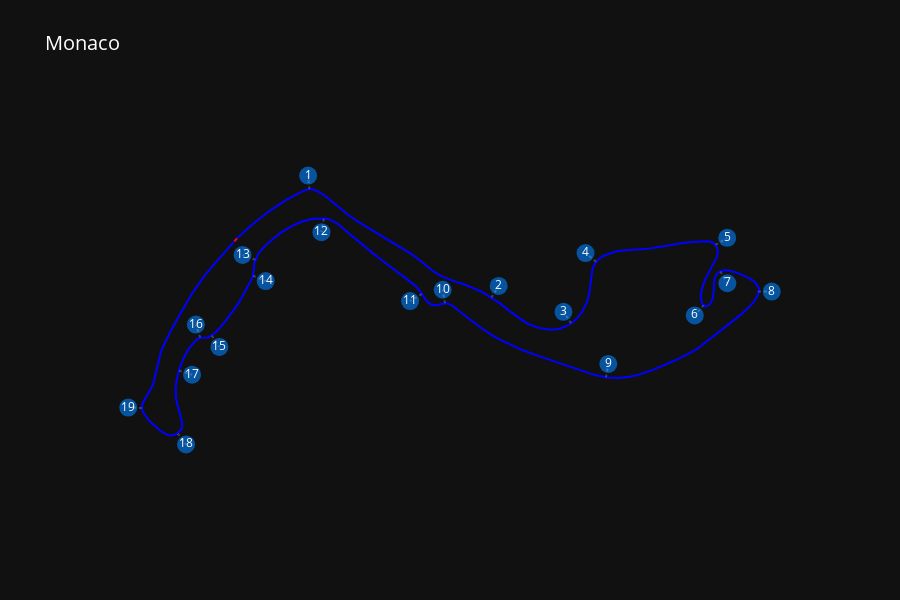

Source (notebook cell):
### Markdown cell above
## 3.3 Track map

### Code cell
draw_track(session)

### Figure 1 — Plotly figure (JSON) as saved in the notebook; plotly's stock layout.template omitted (floating-point values rounded to 4 significant figures; data arrays with more than 128 entries replaced by an {"elided": "..."} marker saying what was removed)
{"data": [{"line": {"color": "blue"}, "mode": "lines", "name": "Track", "type": "scatter", "x": {"elided": "295 float values"}, "y": {"elided": "295 float values"}}, {"line": {"color": "red"}, "mode": "lines", "name": "Finish Line", "type": "scatter", "x": [-9927.0, -9878.0], "y": [929.8, 985.0]}, {"marker": {"color": "rgba(0, 128, 255, 0.6)", "size": 18}, "mode": "markers", "name": "Corner 1", "type": "scatter", "x": [-8580.0], "y": [2131.0]}, {"line": {"color": "rgba(255, 255, 255, 0.2)", "dash": "dot"}, "mode": "lines", "showlegend": false, "type": "scatter", "x": [-8557.0, -8580.0], "y": [1882.0, 2131.0]}, {"mode": "text", "showlegend": false, "text": ["1"], "textfont": {"color": "white", "size": 12}, "type": "scatter", "x": [-8580.0], "y": [2131.0]}, {"marker": {"color": "rgba(0, 128, 255, 0.6)", "size": 18}, "mode": "markers", "name": "Corner 2", "type": "scatter", "x": [-5103.0], "y": [116.7]}, {"line": {"color": "rgba(255, 255, 255, 0.2)", "dash": "dot"}, "mode": "lines", "showlegend": false, "type": "scatter", "x": [-5235.0, -5103.0], "y": [-95.32, 116.7]}, {"mode": "text", "showlegend": false, "text": ["2"], "textfont": {"color": "white", "size": 12}, "type": "scatter", "x": [-5103.0], "y": [116.7]}, {"marker": {"color": "rgba(0, 128, 255, 0.6)", "size": 18}, "mode": "markers", "name": "Corner 3", "type": "scatter", "x": [-3921.0], "y": [-355.7]}, {"line": {"color": "rgba(255, 255, 255, 0.2)", "dash": "dot"}, "mode": "lines", "showlegend": false, "type": "scatter", "x": [-3781.0, -3921.0], "y": [-563.0, -355.7]}, {"mode": "text", "showlegend": false, "text": ["3"], "textfont": {"color": "white", "size": 12}, "type": "scatter", "x": [-3921.0], "y": [-355.7]}, {"marker": {"color": "rgba(0, 128, 255, 0.6)", "size": 18}, "mode": "markers", "name": "Corner 4", "type": "scatter", "x": [-3517.0], "y": [716.6]}, {"line": {"color": "rgba(255, 255, 255, 0.2)", "dash": "dot"}, "mode": "lines", "showlegend": false, "type": "scatter", "x": [-3324.0, -3517.0], "y": [557.9, 716.6]}, {"mode": "text", "showlegend": false, "text": ["4"], "textfont": {"color": "white", "size": 12}, "type": "scatter", "x": [-3517.0], "y": [716.6]}, {"marker": {"color": "rgba(0, 128, 255, 0.6)", "size": 18}, "mode": "markers", "name": "Corner 5", "type": "scatter", "x": [-931.7], "y": [995.2]}, {"line": {"color": "rgba(255, 255, 255, 0.2)", "dash": "dot"}, "mode": "lines", "showlegend": false, "type": "scatter", "x": [-1146.0, -931.7], "y": [865.7, 995.2]}, {"mode": "text", "showlegend": false, "text": ["5"], "textfont": {"color": "white", "size": 12}, "type": "scatter", "x": [-931.7], "y": [995.2]}, {"marker": {"color": "rgba(0, 128, 255, 0.6)", "size": 18}, "mode": "markers", "name": "Corner 6", "type": "scatter", "x": [-1524.0], "y": [-422.3]}, {"line": {"color": "rgba(255, 255, 255, 0.2)", "dash": "dot"}, "mode": "lines", "showlegend": false, "type": "scatter", "x": [-1361.0, -1524.0], "y": [-233.2, -422.3]}, {"mode": "text", "showlegend": false, "text": ["6"], "textfont": {"color": "white", "size": 12}, "type": "scatter", "x": [-1524.0], "y": [-422.3]}, {"marker": {"color": "rgba(0, 128, 255, 0.6)", "size": 18}, "mode": "markers", "name": "Corner 7", "type": "scatter", "x": [-929.7], "y": [166.0]}, {"line": {"color": "rgba(255, 255, 255, 0.2)", "dash": "dot"}, "mode": "lines", "showlegend": false, "type": "scatter", "x": [-1057.0, -929.7], "y": [381.3, 166.0]}, {"mode": "text", "showlegend": false, "text": ["7"], "textfont": {"color": "white", "size": 12}, "type": "scatter", "x": [-929.7], "y": [166.0]}, {"marker": {"color": "rgba(0, 128, 255, 0.6)", "size": 18}, "mode": "markers", "name": "Corner 8", "type": "scatter", "x": [-119.3], "y": [13.37]}, {"line": {"color": "rgba(255, 255, 255, 0.2)", "dash": "dot"}, "mode": "lines", "showlegend": false, "type": "scatter", "x": [-369.3, -119.3], "y": [14.25, 13.37]}, {"mode": "text", "showlegend": false, "text": ["8"], "textfont": {"color": "white", "size": 12}, "type": "scatter", "x": [-119.3], "y": [13.37]}, {"marker": {"color": "rgba(0, 128, 255, 0.6)", "size": 18}, "mode": "markers", "name": "Corner 9", "type": "scatter", "x": [-3102.0], "y": [-1306.0]}, {"line": {"color": "rgba(255, 255, 255, 0.2)", "dash": "dot"}, "mode": "lines", "showlegend": false, "type": "scatter", "x": [-3145.0, -3102.0], "y": [-1553.0, -1306.0]}, {"mode": "text", "showlegend": false, "text": ["9"], "textfont": {"color": "white", "size": 12}, "type": "scatter", "x": [-3102.0], "y": [-1306.0]}, {"marker": {"color": "rgba(0, 128, 255, 0.6)", "size": 18}, "mode": "markers", "name": "Corner 10", "type": "scatter", "x": [-6125.0], "y": [47.19]}, {"line": {"color": "rgba(255, 255, 255, 0.2)", "dash": "dot"}, "mode": "lines", "showlegend": false, "type": "scatter", "x": [-6082.0, -6125.0], "y": [-199.1, 47.19]}, {"mode": "text", "showlegend": false, "text": ["10"], "textfont": {"color": "white", "size": 12}, "type": "scatter", "x": [-6125.0], "y": [47.19]}, {"marker": {"color": "rgba(0, 128, 255, 0.6)", "size": 18}, "mode": "markers", "name": "Corner 11", "type": "scatter", "x": [-6720.0], "y": [-159.8]}, {"line": {"color": "rgba(255, 255, 255, 0.2)", "dash": "dot"}, "mode": "lines", "showlegend": false, "type": "scatter", "x": [-6506.0, -6720.0], "y": [-29.99, -159.8]}, {"mode": "text", "showlegend": false, "text": ["11"], "textfont": {"color": "white", "size": 12}, "type": "scatter", "x": [-6720.0], "y": [-159.8]}, {"marker": {"color": "rgba(0, 128, 255, 0.6)", "size": 18}, "mode": "markers", "name": "Corner 12", "type": "scatter", "x": [-8337.0], "y": [1097.0]}, {"line": {"color": "rgba(255, 255, 255, 0.2)", "dash": "dot"}, "mode": "lines", "showlegend": false, "type": "scatter", "x": [-8294.0, -8337.0], "y": [1343.0, 1097.0]}, {"mode": "text", "showlegend": false, "text": ["12"], "textfont": {"color": "white", "size": 12}, "type": "scatter", "x": [-8337.0], "y": [1097.0]}, {"marker": {"color": "rgba(0, 128, 255, 0.6)", "size": 18}, "mode": "markers", "name": "Corner 13", "type": "scatter", "x": [-9777.0], "y": [682.9]}, {"line": {"color": "rgba(255, 255, 255, 0.2)", "dash": "dot"}, "mode": "lines", "showlegend": false, "type": "scatter", "x": [-9543.0, -9777.0], "y": [594.3, 682.9]}, {"mode": "text", "showlegend": false, "text": ["13"], "textfont": {"color": "white", "size": 12}, "type": "scatter", "x": [-9777.0], "y": [682.9]}, {"marker": {"color": "rgba(0, 128, 255, 0.6)", "size": 18}, "mode": "markers", "name": "Corner 14", "type": "scatter", "x": [-9355.0], "y": [204.9]}, {"line": {"color": "rgba(255, 255, 255, 0.2)", "dash": "dot"}, "mode": "lines", "showlegend": false, "type": "scatter", "x": [-9585.0, -9355.0], "y": [302.8, 204.9]}, {"mode": "text", "showlegend": false, "text": ["14"], "textfont": {"color": "white", "size": 12}, "type": "scatter", "x": [-9355.0], "y": [204.9]}, {"marker": {"color": "rgba(0, 128, 255, 0.6)", "size": 18}, "mode": "markers", "name": "Corner 15", "type": "scatter", "x": [-10200.0], "y": [-997.2]}, {"line": {"color": "rgba(255, 255, 255, 0.2)", "dash": "dot"}, "mode": "lines", "showlegend": false, "type": "scatter", "x": [-10340.0, -10200.0], "y": [-790.6, -997.2]}, {"mode": "text", "showlegend": false, "text": ["15"], "textfont": {"color": "white", "size": 12}, "type": "scatter", "x": [-10200.0], "y": [-997.2]}, {"marker": {"color": "rgba(0, 128, 255, 0.6)", "size": 18}, "mode": "markers", "name": "Corner 16", "type": "scatter", "x": [-10630.0], "y": [-588.8]}, {"line": {"color": "rgba(255, 255, 255, 0.2)", "dash": "dot"}, "mode": "lines", "showlegend": false, "type": "scatter", "x": [-10550.0, -10630.0], "y": [-825.4, -588.8]}, {"mode": "text", "showlegend": false, "text": ["16"], "textfont": {"color": "white", "size": 12}, "type": "scatter", "x": [-10630.0], "y": [-588.8]}, {"marker": {"color": "rgba(0, 128, 255, 0.6)", "size": 18}, "mode": "markers", "name": "Corner 17", "type": "scatter", "x": [-10700.0], "y": [-1503.0]}, {"line": {"color": "rgba(255, 255, 255, 0.2)", "dash": "dot"}, "mode": "lines", "showlegend": false, "type": "scatter", "x": [-10940.0, -10700.0], "y": [-1429.0, -1503.0]}, {"mode": "text", "showlegend": false, "text": ["17"], "textfont": {"color": "white", "size": 12}, "type": "scatter", "x": [-10700.0], "y": [-1503.0]}, {"marker": {"color": "rgba(0, 128, 255, 0.6)", "size": 18}, "mode": "markers", "name": "Corner 18", "type": "scatter", "x": [-10810.0], "y": [-2775.0]}, {"line": {"color": "rgba(255, 255, 255, 0.2)", "dash": "dot"}, "mode": "lines", "showlegend": false, "type": "scatter", "x": [-10960.0, -10810.0], "y": [-2577.0, -2775.0]}, {"mode": "text", "showlegend": false, "text": ["18"], "textfont": {"color": "white", "size": 12}, "type": "scatter", "x": [-10810.0], "y": [-2775.0]}, {"marker": {"color": "rgba(0, 128, 255, 0.6)", "size": 18}, "mode": "markers", "name": "Corner 19", "type": "scatter", "x": [-11860.0], "y": [-2102.0]}, {"line": {"color": "rgba(255, 255, 255, 0.2)", "dash": "dot"}, "mode": "lines", "showlegend": false, "type": "scatter", "x": [-11610.0, -11860.0], "y": [-2112.0, -2102.0]}, {"mode": "text", "showlegend": false, "text": ["19"], "textfont": {"color": "white", "size": 12}, "type": "scatter", "x": [-11860.0], "y": [-2102.0]}], "layout": {"height": 600, "showlegend": false, "title": {"font": {"color": "white", "size": 20}, "text": "Monaco"}, "xaxis": {"showgrid": false, "showticklabels": false, "zeroline": false}, "yaxis": {"scaleanchor": "x", "scaleratio": 1, "showgrid": false, "showticklabels": false, "zeroline": false}}}
